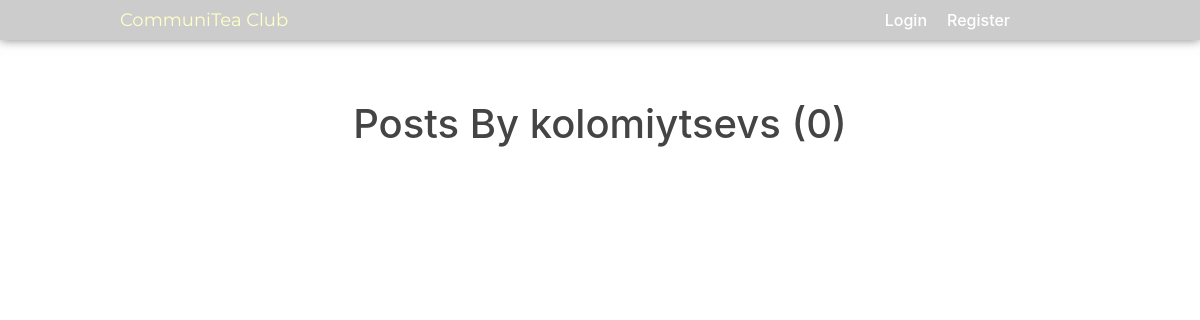
The page /user/kolomiytsevs on the database as committed earlier.
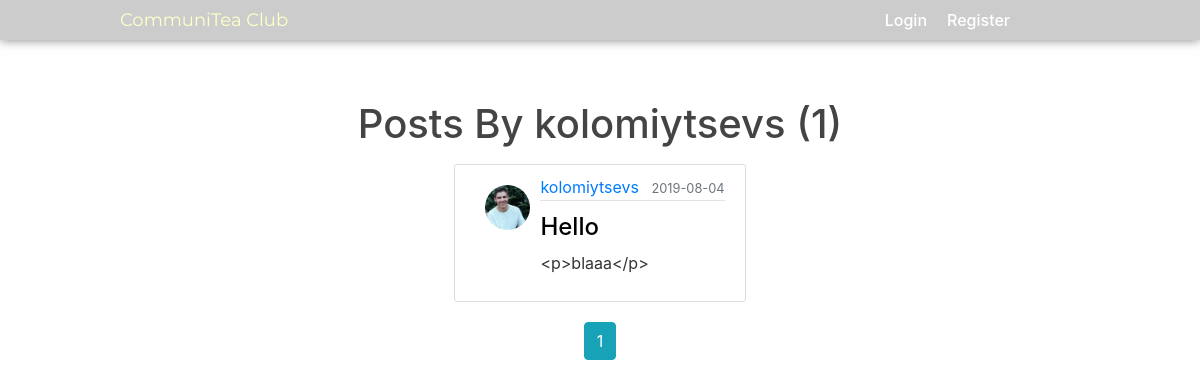
The same page on the database as committed later.
### cmsdash/models.py (models this page shows, shortened)
class Post(db.Model):
    id = db.Column(db.Integer, primary_key=True)
    title = db.Column(db.String(120), nullable=False)
    date_posted = db.Column(db.DateTime, nullable=False, default=datetime.utcnow)
    content = db.Column(db.Text, nullable=False)
    user_id = db.Column(db.Integer, db.ForeignKey('user.id'), nullable=False)

class User(db.Model, UserMixin):
    id = db.Column(db.Integer, primary_key=True)
    username = db.Column(db.String(20), unique=True, nullable=False)
    email = db.Column(db.String(120), unique=True, nullable=False)
    image_file = db.Column(db.String(20), nullable=False, default='default.jpg')
    password = db.Column(db.String(60), nullable=False)
    posts = db.relationship('Post', backref='author', lazy=True)

### cmsdash/users/routes.py (the view)
@users.route('/user/<string:username>')
def user_posts(username):
    page = request.args.get('page', 1, type=int)
    user = User.query.filter_by(username=username).first_or_404()
    posts = Post.query\
        .filter_by(author=user)\
        .order_by(Post.date_posted.desc())\
        .paginate(page=page, per_page=1)
    return render_template('user_post.html', posts=posts, user=user)

### cmsdash/templates/user_post.html
{% extends "layout.html" %}
{% block content %}
    <h1 class="mb-3">Posts By {{ user.username }} ({{ posts.total }})</h1>
    {% for post in posts.items %}
        <article class="media content-section">
            <img
                 class="article-img rounded-circle"
                 src="{{url_for('static', filename='profilepics/'+post.author.image_file)}}"
                 alt="">
          <div class="media-body">
            <div class="article-metadata">
              <a class="mr-2" href="{{ url_for('users.user_posts', username=post.author.username) }}">{{ post.author.username }}</a>
              <small class="text-muted">{{ post.date_posted.strftime('%Y-%m-%d') }}</small>
            </div>
            <h2><a class="article-title" href="{{ url_for('posts.post', post_id=post.id) }}">{{ post.title }}</a></h2>
            <p class="article-content">{{ post.content }}</p>
          </div>
        </article>
    {% endfor %}
    {% for page_num in posts.iter_pages(left_edge=1, right_edge=1, left_current=1, right_current=2) %}
        {% if page_num %}
            {% if posts.page == page_num %}
                <a class="btn btn-info mb-4" href="{{url_for('users.user_posts', page=page_num, username=user.username)}}">{{page_num}}</a>
            {% else %}
                <a class="btn btn-outline-info mb-4" href="{{url_for('users.user_posts', page=page_num, username=user.username)}}">{{page_num}}</a>
            {% endif %}
        {% else %}
            ...
        {% endif %}
    {% endfor %}
{% endblock content %}

Rows that differ between the two databases and show on the page:
added Post: image_file (picture), author.username "kolomiytsevs", date_posted "2019-08-04", title "Hello", content "<p>blaaa</p>"
Other text that changed with them:
{{ posts.total }}: "0" → "1"
new list line: "1"
